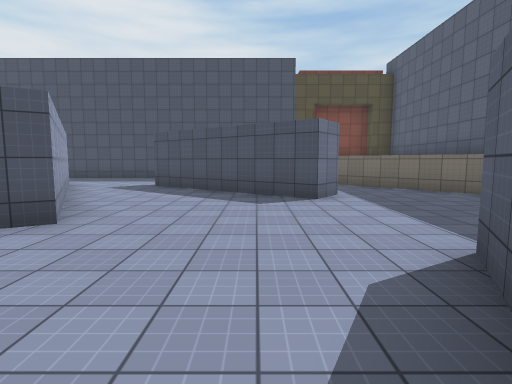
View 1 (above)

15 first-person views from a walk through a scene from a Unity 3-D project. The camera is 1.5 m above the floor, tilts 6° down and sees 80° across. The floor is counted in squares, 2 m on a side. Each view is taken from the middle of a square. On the plan, view 1 faces up. The plan holds only what a view shows up to about 10 squares ahead; the rest is blank. The place goes on beyond the plan. The player is left out. Some animated figures are not drawn. Surface patterns are stand-ins for the level's own textures.

View 2
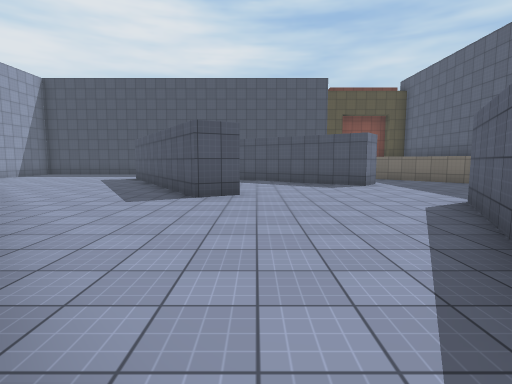

View 3
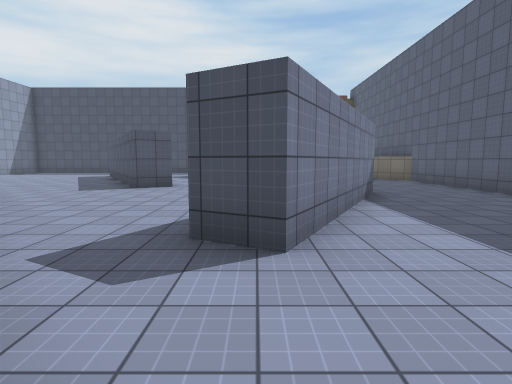

View 4
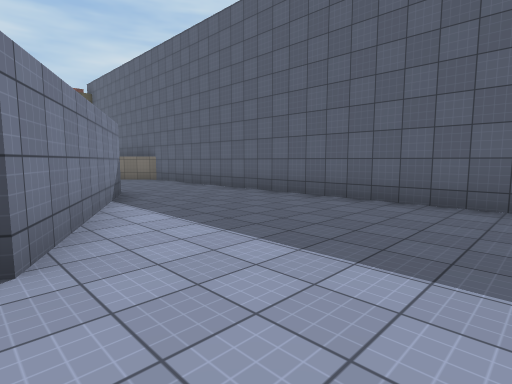

View 5
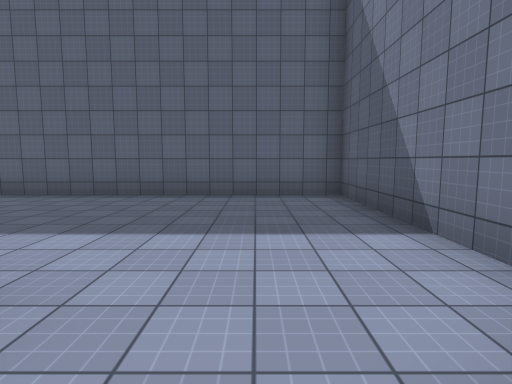

View 6
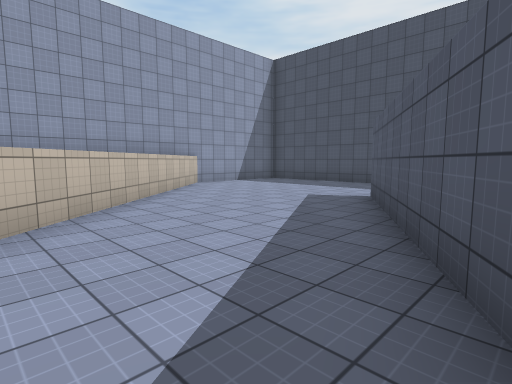

View 7
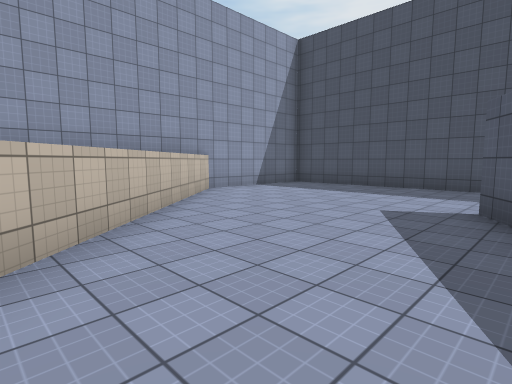

View 8
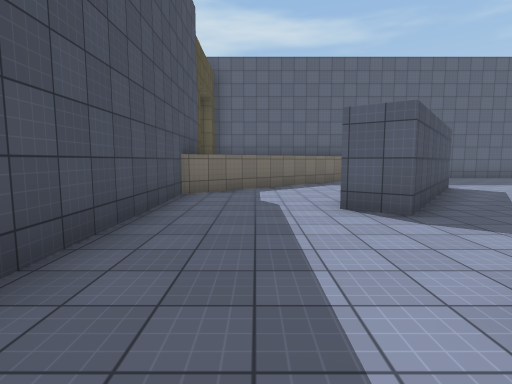

View 9
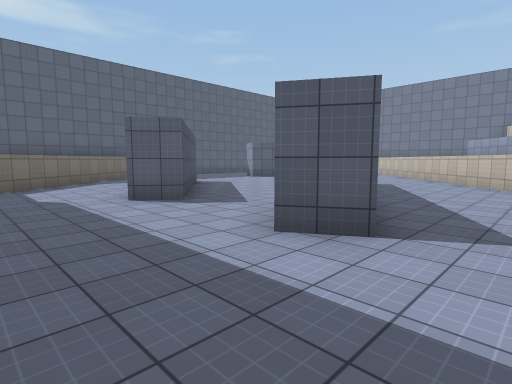

View 10
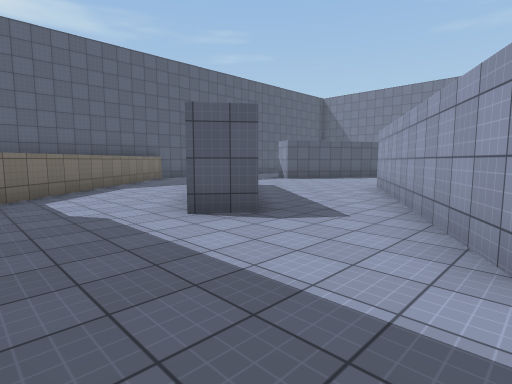

View 11
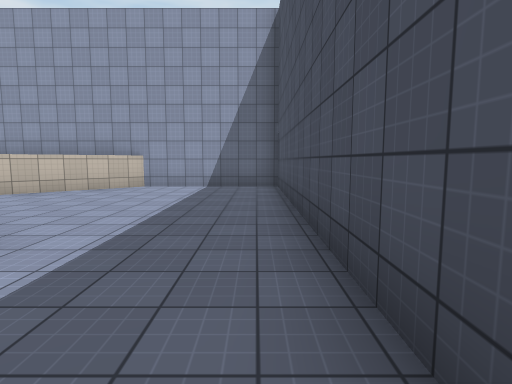

View 12
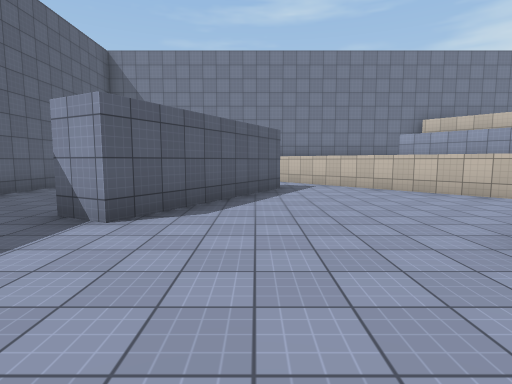

View 13
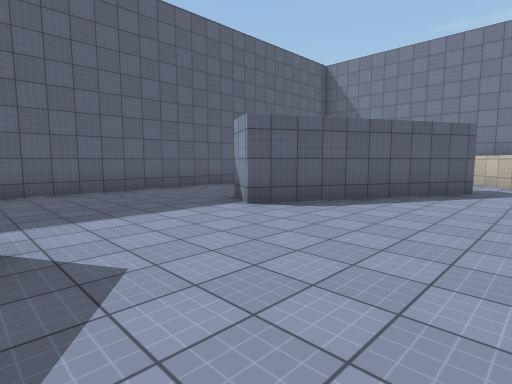

View 14
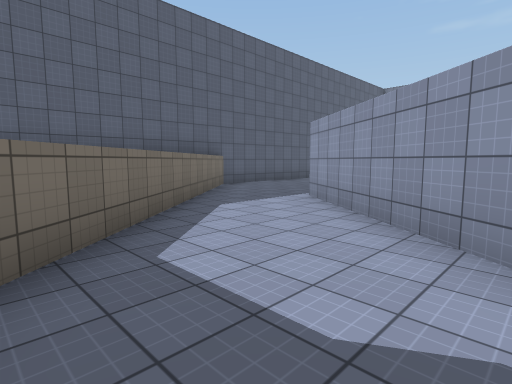

View 15
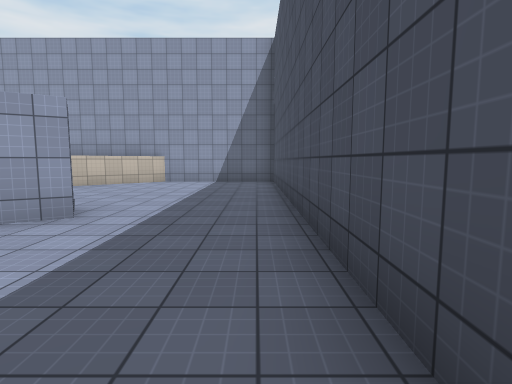

### Floor plan
Points are (right, up) in squares from view 1. A wall is a line through its corners. A room is listed if a view was taken in it or the views show most of it. See-through windows are left out.
Room 1 (views 1, 6, 12, 13)
walls: (-0.6, -2.1) (1.8, 2.4) (2.7, 1.9) (0.2, -2.6); (1.8, 6.6) (1.2, 5.8) (-1.9, 8.2); (-3.8, 6) (-2.3, 3.5) (-3.2, 3) (-3.7, 3.8); (1, -5.8) (5.5, -5.8) (5.5, 5.9) (3.9, 7.8)
ways out: opening at (-3, 7) to room 2; opening at (-2.2, -1) to room 2; opening at (2.5, 8) to room 2
Room 2 (views 2, 3, 4, 5, 7, 8, 9, 10, 11, 14, 15)
walls: (-3.7, 3.8) (-6.8, 9.1) (-5.9, 9.6) (-3.8, 6); (-1.9, 8.2) (-2.9, 8.9) (-2.3, 9.7); (-7.2, 2.7) (-5.3, 0.5); (-1.9, 9.3) (1.8, 6.6); (-5, 0.2) (-0.1, -5.4); (3.9, 7.8) (-0.4, 12.6) (-12.6, 12.6) (-12.6, 8.8) (-7.7, 3.2); (0.2, -2.6) (-0.6, -2.1)
ways out: opening at (-3, 7) to room 1; opening at (-2.2, -1) to room 1; opening at (2.5, 8) to room 1

Where each view was taken, in squares from view 1:
view 1: 0 up, 0 right, facing up
view 2: 3 down, 2 left, facing up
view 3: 5 down, 0 right, facing up
view 4: 5 down, 0 right, facing up-right
view 5: 4 down, 1 left, facing right
view 6: 3 up, 4 left, facing up-left
view 7: 4 up, 6 left, facing up-left
view 8: 11 up, 7 left, facing right
view 9: 12 up, 8 left, facing down-right
view 10: 12 up, 6 left, facing down-right
view 11: 12 up, 4 left, facing left
view 12: 6 up, 0 right, facing down
view 13: 6 up, 2 left, facing down-right
view 14: 12 up, 2 left, facing down-right
view 15: 12 up, 2 left, facing left
